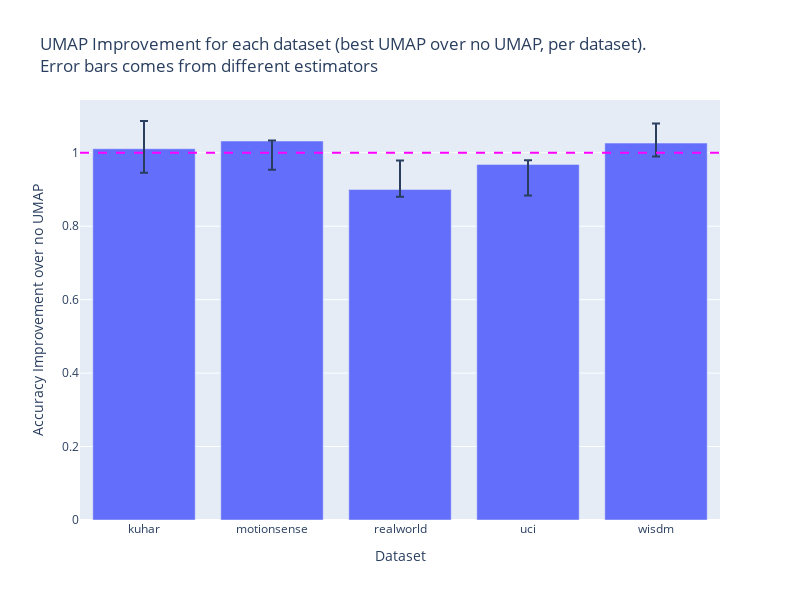
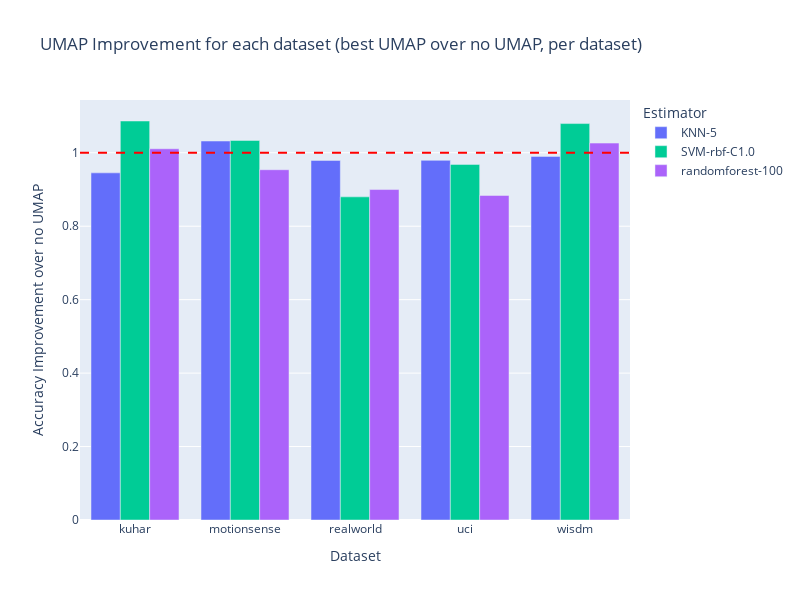

The code cell stored with these charts, in order, in its notebook:
### Markdown cell above
### a) Qual o impacto no desempenho dos modelos de ML quando o dado de entrada é transformado com o UMAP?

Compararemos, para cada tupla <dataset DS; domíno D; modelo de ML M>, qual é a diferença (razão) de desempenho do modelo M na tarefa de HAR com o dado do dataset DS no domínio D com e sem redução de dimensionalidade.

### Code cell
def get_umap_improvement_over_no_umap(df, new_column_name: str = "umap improvement"):
    experiment_uniq = [c for c in unique_exp_columns if c not in ["reducer_datasets", "umap components"]]

    zero_umap = {}
    for _, subdf in df[df["umap components"] == 0].iterrows():
        zero_umap[tuple(subdf[experiment_uniq].values.tolist())] = subdf["accuracy (mean)"]

    df[new_column_name] = df.apply(lambda x: x["accuracy (mean)"] / zero_umap.get(tuple(x[experiment_uniq].values.tolist()), np.nan), axis=1)
    return df

def filter_max_set_only(df, column: str = "umap improvement"):
    experiment_uniq = [c for c in unique_exp_columns if c not in ["reducer_datasets", "umap components"]]
    df = df.dropna(subset=[column], inplace=False)
    df = df[df["umap components"] > 0]
    lines = [subdf[subdf[column] == subdf[column].max()].iloc[0] for _, subdf in df.groupby(experiment_uniq)]
    df = pd.DataFrame(lines)
    return df

df = results.copy()
df = filter_domain_fft_only(df)
df = filter_features_all(df)
df = filter_reducer_over_all(df)
df = filter_scaler_none(df)
df = filter_view_standardized_intra(df)
print(results.shape)
df = filter_only_reducer_dataset_equals_train_dataset_or_no_reducer(df)
df = get_umap_improvement_over_no_umap(df)
df = filter_max_set_only(df)

fig = chart_bar_with_error_bars(df, improvement_col="umap improvement", groupby="train_datasets")
fig.add_hline(y=1.0, line_dash="dash", line_color="magenta")
fig.update_layout(
    title="UMAP Improvement for each dataset (best UMAP over no UMAP, per dataset).<br>Error bars comes from different estimators",
    xaxis_title="Dataset",
    yaxis_title="Accuracy Improvement over no UMAP",
    width=800,
    height=600
)
fig.show()

fig = chart_bar_with_side_by_side(df, improvement_col="umap improvement", groupby="estimator", inner_group="train_datasets")
fig.add_hline(y=1.0, line_dash="dash", line_color="red")
fig.update_layout(
    title="UMAP Improvement for each dataset (best UMAP over no UMAP, per dataset)",
    xaxis_title="Dataset",
    yaxis_title="Accuracy Improvement over no UMAP",
    legend_title="Estimator",
    width=800,
    height=600
)
fig.show()

### Figure 1 — Plotly figure (JSON) as saved in the notebook; plotly's stock layout.template omitted (floating-point values rounded to 4 significant figures)
{"data": [{"error_y": {"array": [0.07564, 0.001613, 0.07927, 0.01096, 0.05315], "arrayminus": [0.06558, 0.07817, 0.0199, 0.08462, 0.0362], "symmetric": false, "type": "data"}, "type": "bar", "x": ["kuhar", "motionsense", "realworld", "uci", "wisdm"], "y": [1.011, 1.032, 0.8999, 0.9684, 1.026]}], "layout": {"height": 600, "shapes": [{"line": {"color": "magenta", "dash": "dash"}, "type": "line", "x0": 0, "x1": 1, "xref": "x domain", "y0": 1, "y1": 1, "yref": "y"}], "title": {"text": "UMAP Improvement for each dataset (best UMAP over no UMAP, per dataset).<br>Error bars comes from different estimators"}, "width": 800, "xaxis": {"title": {"text": "Dataset"}}, "yaxis": {"title": {"text": "Accuracy Improvement over no UMAP"}}}}

### Figure 2 — Plotly figure (JSON) as saved in the notebook; plotly's stock layout.template omitted (floating-point values rounded to 4 significant figures)
{"data": [{"marker": {"color": "#636EFA"}, "name": "KNN-5", "type": "bar", "x": ["kuhar", "motionsense", "realworld", "uci", "wisdm"], "y": [0.9453, 1.032, 0.9792, 0.9794, 0.9902]}, {"marker": {"color": "#00CC96"}, "name": "SVM-rbf-C1.0", "type": "bar", "x": ["kuhar", "motionsense", "realworld", "uci", "wisdm"], "y": [1.087, 1.034, 0.88, 0.9684, 1.08]}, {"marker": {"color": "#AB63FA"}, "name": "randomforest-100", "type": "bar", "x": ["kuhar", "motionsense", "realworld", "uci", "wisdm"], "y": [1.011, 0.9538, 0.8999, 0.8838, 1.026]}], "layout": {"height": 600, "legend": {"title": {"text": "Estimator"}}, "shapes": [{"line": {"color": "red", "dash": "dash"}, "type": "line", "x0": 0, "x1": 1, "xref": "x domain", "y0": 1, "y1": 1, "yref": "y"}], "title": {"text": "UMAP Improvement for each dataset (best UMAP over no UMAP, per dataset)"}, "width": 800, "xaxis": {"title": {"text": "Dataset"}}, "yaxis": {"title": {"text": "Accuracy Improvement over no UMAP"}}}}
